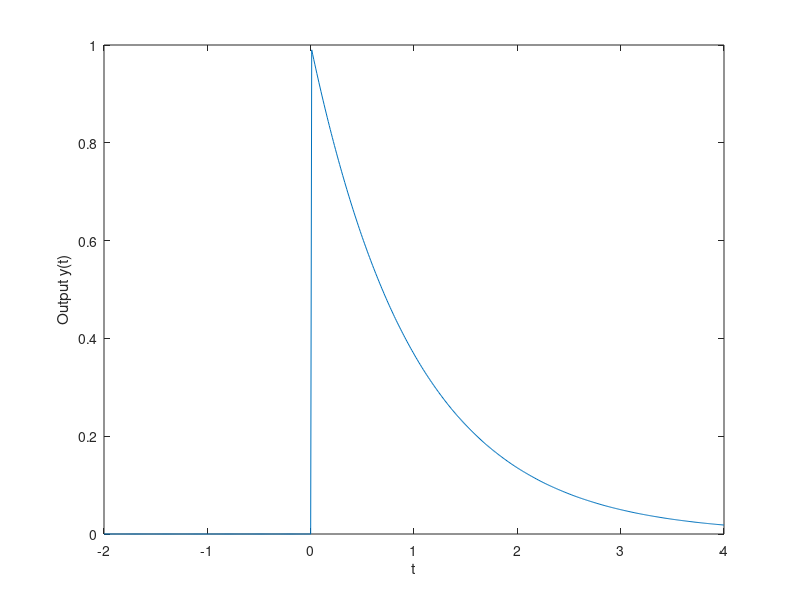

The MATLAB source for this figure: (Note: this script raises an error after producing the figure.)
tv = -2:0.01:4;
yt = exp(-tv).*(tv>0);
plot(tv,yt);
xlabel('t');  ylabel('Output y(t)');
exportfig(gcf,'circuitrcparstepresp.eps','width',5,'height',1.5,'fontmode','fixed','Color','cmyk','fontsize',8);
